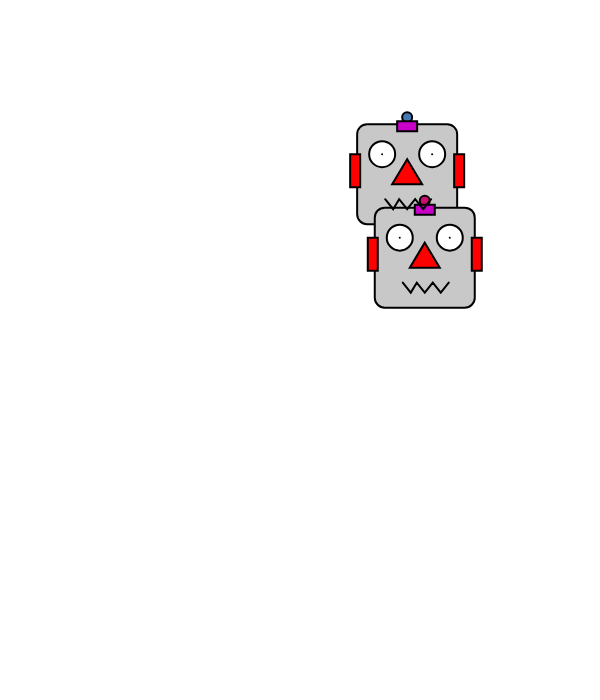
Frame 1 (no input)
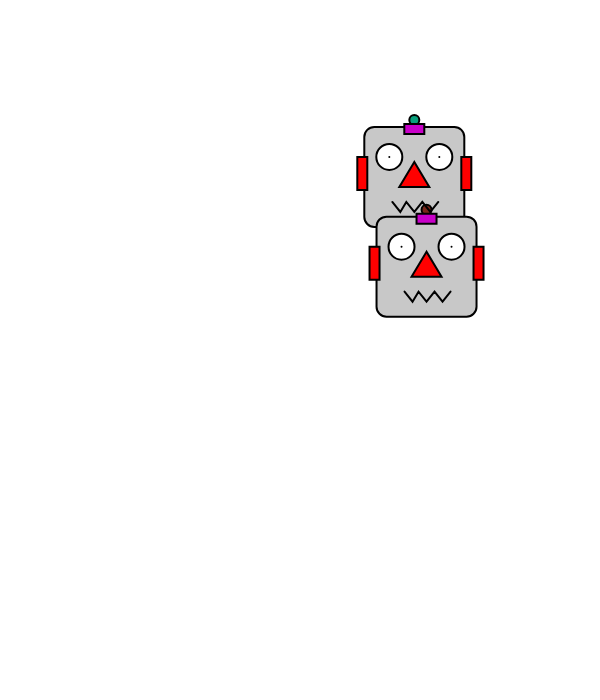
Frame 60 (no input)
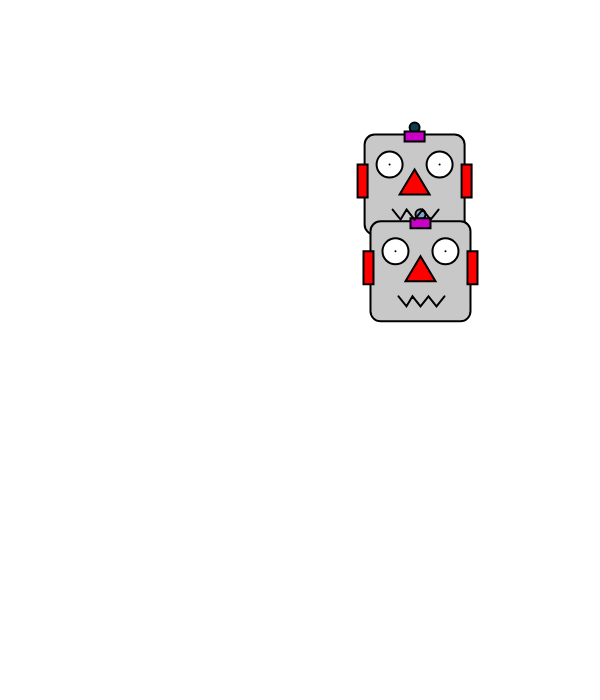
Frame 120 (the mouse pressed at the canvas centre since frame 60)

The p5.js sketch that drew these frames (run headless with seeded random() and noise() and a simulated clock; from frame 60 on, the mouse is pressed at the canvas centre):

// p5.js sketch
// ── sketch.js
/*
Hack it: Conditionals

Make the robot heads bounce of the sides of the canvas.

You'll need to write several if statements to test if the robots have reached
the edge of the screen.

HINT:
You can easy switch the direction of the robot by mulitplying the current speed
by -1 I.E.

robotSpeed_x *= -1;

Extensions and alternatives
1. Customise the robots and add additional animations, such as flashing antenna
or mouths

2. Instead of bouncing of the edge of the screen make the robots wrap around to the
other corner

3. Make the robots bouce off one another as well. (this is quite tricky so don't
get into it unless you are feeling confident and have the time!)

*/

var robot1_x;
var robot1_y;
var robot1Speed_x;
var robot1Speed_y;
var robot1_vec_X;
var robot1_vec_Y;

var robot2_x;
var robot2_y;
var robot2Speed_x;
var robot2Speed_y;
var robot2_vec_X;
var robot2_vec_Y;

var test;
var test2;

function setup()
{
	//create a canvas for the robot
	createCanvas(600, 700);
	robot1_x = random(0, width - 100);
	robot1_y = random(0, height - 100);

	robot2_x = random(0, width - 100);
	robot2_y = random(0, height - 100);

	robot1Speed_x = random(2, 5);
	robot1Speed_y = random(2, 5);

	robot2Speed_x = random(1, 3);
	robot2Speed_y = random(1, 3);

    robot1_vec_X = 1;
    robot1_vec_Y = 1;
    
    robot2_vec_X = 1;
    robot2_vec_Y = 1;
    
    test = "25.123";
    test2 = round(test*2);
}

function draw()
{
	background(255);
	strokeWeight(2);

	//robot heads
	fill(200);
	rect(robot1_x, robot1_y, 100, 100, 10);
	rect(robot2_x, robot2_y, 100, 100, 10);


	//ears
	fill(255, 0, 0);

	//robot 1
	rect(robot1_x - 7, robot1_y + 30, 10, 33);
	rect(robot1_x + 97, robot1_y + 30, 10, 33);

	//robot 2
	rect(robot2_x - 7, robot2_y + 30, 10, 33);
	rect(robot2_x + 97, robot2_y + 30, 10, 33);


	//robots' antennas
	fill(250, 250, 0);
    push();
    fill(random(0, 255),random(0, 255),random(0, 255));
	ellipse(robot1_x + 50, robot1_y - 7, 10, 10);
    pop();
    
    push();
    fill(random(0, 255),random(0, 255),random(0, 255));
	ellipse(robot2_x + 50, robot2_y - 7, 10, 10);
    pop();

	fill(200, 0, 200);
	rect(robot1_x + 40, robot1_y - 3, 20, 10);
	rect(robot2_x + 40, robot2_y - 3, 20, 10);

	//robot 1's eyes
	fill(255);
	ellipse(robot1_x + 25, robot1_y + 30, 26, 26);
	point(robot1_x + 25, robot1_y + 30);
	ellipse(robot1_x + 75, robot1_y + 30, 26, 26);
	point(robot1_x + 75, robot1_y + 30);

	//robot 2's eyes
	ellipse(robot2_x + 25, robot2_y + 30, 26, 26);
	point(robot2_x + 25, robot2_y + 30);
	ellipse(robot2_x + 75, robot2_y + 30, 26, 26);
	point(robot2_x + 75, robot2_y + 30);


	//robots' noses
	fill(255, 0, 0);
	triangle(robot1_x + 50, robot1_y + 35, robot1_x + 35, robot1_y + 60, robot1_x + 65, robot1_y + 60);
	triangle(robot2_x + 50, robot2_y + 35, robot2_x + 35, robot2_y + 60, robot2_x + 65, robot2_y + 60);

	//robot 1 mouth
	noFill();
	beginShape();
	vertex(robot1_x + 28, robot1_y + 75);
	vertex(robot1_x + 36, robot1_y + 85);
	vertex(robot1_x + 42, robot1_y + 75);
	vertex(robot1_x + 50, robot1_y + 85);
	vertex(robot1_x + 58, robot1_y + 75);
	vertex(robot1_x + 66, robot1_y + 85);
	vertex(robot1_x + 74, robot1_y + 75);
	endShape();

	//robot 2 mouth
	beginShape();
	vertex(robot2_x + 28, robot2_y + 75);
	vertex(robot2_x + 36, robot2_y + 85);
	vertex(robot2_x + 42, robot2_y + 75);
	vertex(robot2_x + 50, robot2_y + 85);
	vertex(robot2_x + 58, robot2_y + 75);
	vertex(robot2_x + 66, robot2_y + 85);
	vertex(robot2_x + 74, robot2_y + 75);
	endShape();

	//update the robots location
	robot1_x += robot1Speed_x * robot1_vec_X;
	robot1_y += robot1Speed_y * robot1_vec_Y;
    
	robot2_x += robot2Speed_x * robot2_vec_X;
	robot2_y += robot2Speed_y * robot2_vec_Y;

	//place your if statements here
    
    //robot 1 walls reflect
    if ((robot1_x + 107 >= width)||(robot1_x - 17 <= 0)){
        robot1_vec_X = - robot1_vec_X;
        robot1Speed_x = random(1, 3);
        robot1Speed_y = random(1, 3); 
        
    }
    
    if ((robot1_y + 100 >= height)||(robot1_y - 17 <= 0)){
        robot1_vec_Y = - robot1_vec_Y;
        robot1Speed_x = random(1, 3);
        robot1Speed_y = random(1, 3); 
    }
    
    //robot 2 walls reflect
    if ((robot2_x + 107 >= width)||(robot2_x - 17 <= 0)){
        robot2_vec_X = - robot2_vec_X;
        robot2Speed_x = random(1, 3);
        robot2Speed_y = random(1, 3); 
    }
    
    if ((robot2_y + 100 >= height)||(robot2_y - 17 <= 0)){
        robot2_vec_Y = - robot2_vec_Y;
        robot2Speed_x = random(1, 3);
        robot2Speed_y = random(1, 3); 
    }
    
     //robot 1 head reflect
   if (((max(robot1_x, robot2_x) >= min(robot1_x, robot2_x))&&(max(robot1_x, robot2_x) <= min(robot1_x, robot2_x) + 100))&&
       ((max(robot1_y, robot2_y) >= min(robot1_y, robot2_y))&&(max(robot1_y, robot2_y) <= min(robot1_y, robot2_y) + 100))){
        robot1_vec_X = - robot1_vec_X;
        robot1_vec_Y = - robot1_vec_Y;
        robot2_vec_X = - robot2_vec_X;
        robot2_vec_Y = - robot2_vec_Y;
        robot1Speed_x = random(1, 3);
        robot1Speed_y = random(1, 3); 
        robot2Speed_x = random(1, 3);
        robot2Speed_y = random(1, 3);
    console.log(test2);
    }
    
    
    
    
}
